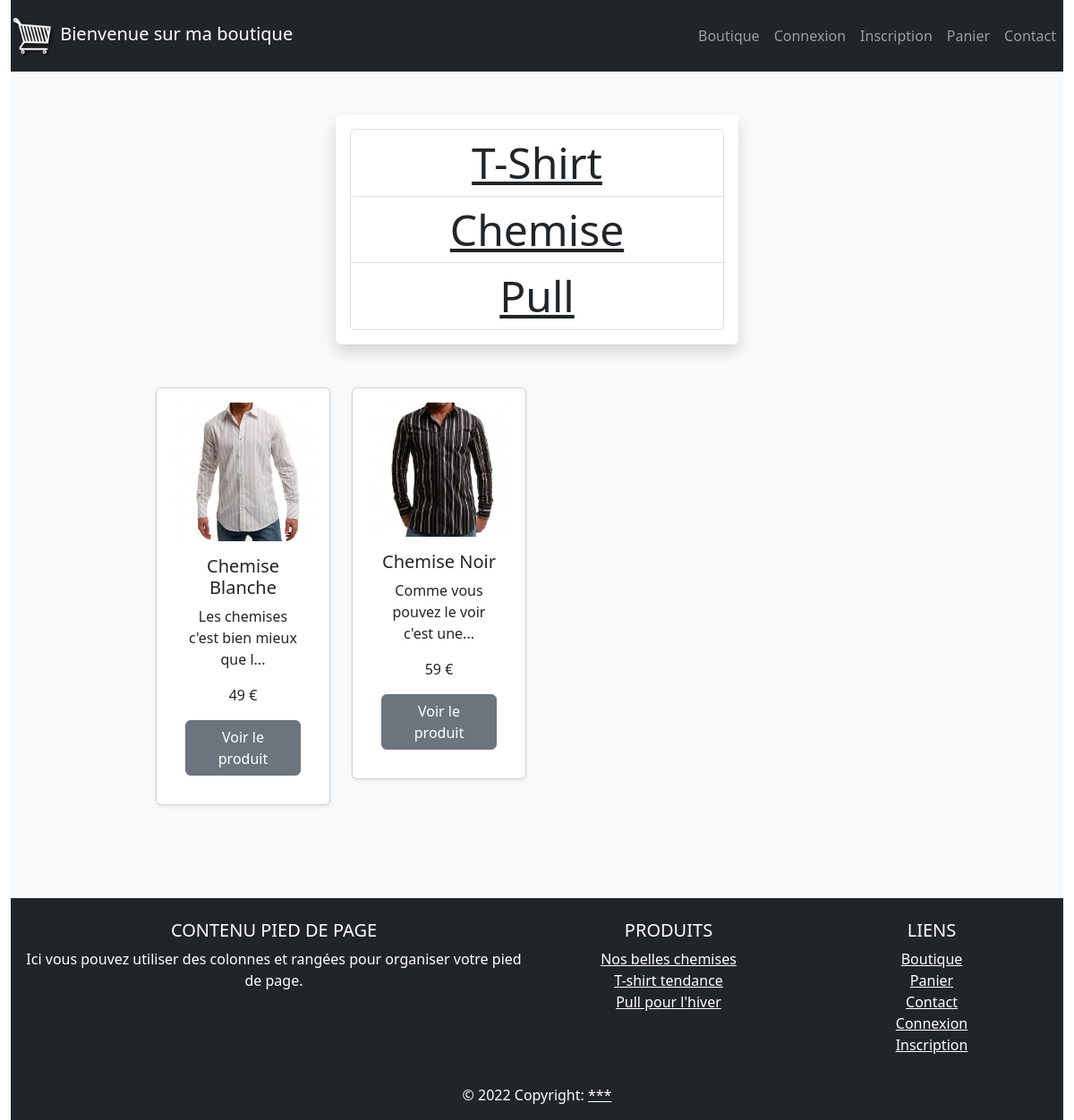
Screenshot of /?categorie=chemise with the database file from the repository.
### tables this page shows
CREATE TABLE `produit` (
  `id_produit` int(3) NOT NULL,
  `reference` varchar(20) NOT NULL,
  `categorie` varchar(20) NOT NULL,
  `titre` varchar(100) NOT NULL,
  `description` text NOT NULL,
  `couleur` varchar(20) NOT NULL,
  `taille` varchar(5) NOT NULL,
  `public` enum('m','f','mixte') NOT NULL,
  `photo` varchar(250) NOT NULL,
  `prix` int(3) NOT NULL,
  `stock` int(3) NOT NULL
);

### inc/init.php (called while the page is built, shortened)
<?php
$content = "";
?>

### index.php (the view)
<?php
    require_once("inc/init.php");
    $stmt = $pdo->query("SELECT DISTINCT(categorie) FROM produit");
    $content .= (!isset($_GET["categorie"])) ? "<h3 class='mb-5 text-center display-5 shadow p-1 mb-5 bg-body rounded'> Veuillez choisir une catégorie </h3>" : "";
    $content .= "<div class='w-100'> </div>";
    $content .= " <div class='col-md-6 col-12 mb-3 justify-content-center shadow p-3 mb-5 bg-body rounded'>";
    $content .= "<ul class='list-group text-center display-5'>";
    while($categorie = $stmt->fetch(PDO::FETCH_ASSOC)) {
       $content .= " <li class='list-group-item'> <a class='text-dark text-capitalize' href='?categorie=$categorie[categorie]'>  $categorie[categorie] </a> </li>";
    }
    $content .= "</ul>";
    $content .= "</div>";
    if($_GET && isset($_GET["categorie"])) {
        $categorieSelectionnee = $_GET["categorie"];
        $r = $pdo->query("SELECT * FROM produit WHERE categorie = '$categorieSelectionnee' ");
        $content .= "<div class='row col-md-12'>";
        while($produit = $r->fetch(PDO::FETCH_ASSOC)) {
            $content .= "<div class='col-md-6 col-lg-3 col-sm-12 pl-2 pr-2 pb-2'> <div class='card col-md-12 w-100 shadow-sm p-3 mb-5 bg-body rounded'>
            <a href='fiche_produit.php?idProduit=$produit[id_produit]' target='_blank'><img style='cursor:pointer' class='card-img-top' src='$produit[photo]' alt='$produit[titre]' title='$produit[description]'></a>
                <div class='card-body '>
                    <h5 class='text-center card-title'>$produit[titre]</h5>
                    <p class='text-center card-text'>" . substr($produit["description"], 0, 35) . "..." . "</p>
                    <p class='text-center card-text'>$produit[prix] €</p>
                    <a href='fiche_produit.php?idProduit=$produit[id_produit]' class='d-flex justify-content-center btn btn-secondary' target='_blank'>Voir le produit</a>
                </div>
            </div> </div>";
        }
        $content .= "</div>";
    }
    require_once("inc/header.php");
?>
<?php echo $content; ?>
<?php
    require_once("inc/footer.php");
?>

### rows the page displays
produit: photo (picture), titre "Chemise Blanche", description "Les chemises c'est bien mieux que l", prix "49"
produit: photo (picture), titre "Chemise Noir", description "Comme vous pouvez le voir c'est une", prix "59"

### other values shown
$categorie[categorie] "T-Shirt"
$categorie[categorie] "Chemise"
$categorie[categorie] "Pull"
